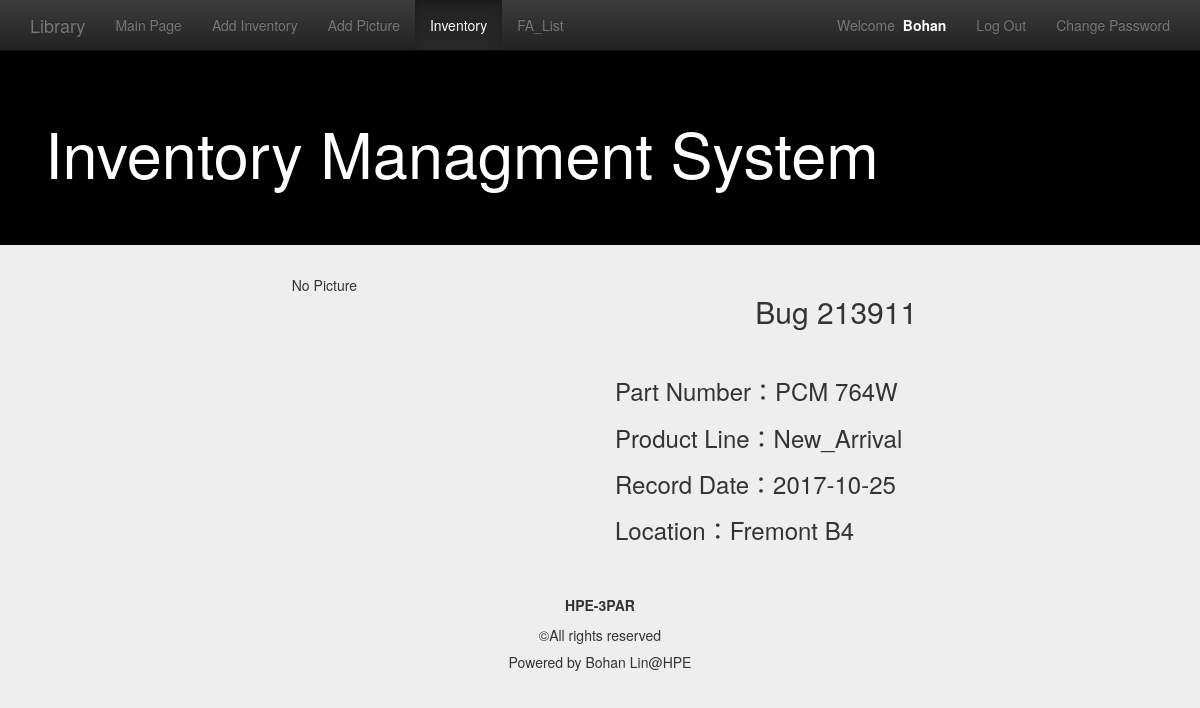
Screenshot of /view_inventory/detail/?id=1 (signed in) with the database file from the repository.
### management/models.py (models this page shows, shortened)
class MyUser(models.Model):
    user = models.OneToOneField(User)
    nickname = models.CharField(max_length=16)
    permission = models.IntegerField(default=1)

class Inventory(models.Model):
    name = models.CharField('Part_number',max_length=128)
    price = models.CharField('Location',max_length=128)
    author = models.CharField('Product_Line',max_length=128)
    publish_date = models.DateField('Record Date')
    category = models.CharField('Category',max_length=128)
    description = models.CharField('Description',max_length=256)
    class META:
        ordering = ['name']

### management/views.py (the view)
# urls.py: url(r'^view_inventory/detail/$', views.detail, name='detail'),
@user_passes_test(permission_check2)
def detail(request):
    user = request.user if request.user.is_authenticated() else None
    inventory_id = request.GET.get('id', '')
    if inventory_id == '':
        return HttpResponseRedirect(reverse('view_inventory_list'))
    try:
        inventory = Inventory.objects.get(pk=inventory_id)
    except Inventory.DoesNotExist:
        return HttpResponseRedirect(reverse('view_inventory_list'))
    content = {
        'user': user,
        'active_menu': 'view_inventory',
        'inventory': inventory,
    }
    return render(request, 'management/detail.html', content)

### management/utils.py (called while the page is built)
def permission_check2(user):
    if user.is_authenticated():
        return user.myuser.permission > 1
    else:
        return False

### templates/management/detail.html (shortened to what this page needs)
{% extends "management/base.html" %}
{% load staticfiles %}
{% block content %}
    <div class="container">
        <div class="row">
            <div class="col-md-10 col-md-offset-1">
                <div class="col-md-5">
                    {% if inventory.img_set.all %}
                        <div id="carousel-generic" class="carousel slide" data-ride="carousel">
                            <ol class="carousel-indicators">
                                {% for img in inventory.img_set.all %}
                                    <li data-target="#carousel-generic" data-slide-to="{{ forloop.counter0 }}"
                                        {% if forloop.first %}class="active"{% endif %}></li>
                                {% endfor %}
                            </ol>
                            <div class="carousel-inner" role="listbox">
                                {% for img in inventory.img_set.all %}
                                    <div {% if forloop.first %}class="item active"{% else %}class="item"{% endif %}>
                                        <img class="img-rounded" src="{% url 'media' img.img %}">
                                    </div>
                                {% endfor %}
                            </div>
                            <a class="left carousel-control" href="#carousel-generic" role="button" data-slide="prev">
                                <span class="glyphicon glyphicon-chevron-left"></span>
                            </a>
                            <a class="right carousel-control" href="#carousel-generic" role="button" data-slide="next">
                                <span class="glyphicon glyphicon-chevron-right"></span>
                            </a>
                        </div>
                    {% else %}
                        <p class="text-center">No Picture</p>
                    {% endif %}
                </div>
                <div class="col-md-6 col-md-offset-1">
                    <h2 class="text-center">{{ inventory.name }}</h2>
                    <br>
                    <h3>Part Number：{{ inventory.author }}</h3>
                    <h3>Product Line：{{ inventory.category }}</h3>
                    <h3>Record Date：{{ inventory.publish_date|date:"Y-m-d" }}</h3>
                    <h3>Location：{{ inventory.price }}</h3>
                </div>
            </div>
        </div>
    </div>
{% endblock %}

### templates/management/base.html (shortened to what this page needs)
{% load staticfiles %}
<!DOCTYPE html>
<html>
<head>
    <link rel="stylesheet" type="text/css" href="{% static 'css/bootstrap.min.css' %}">
    <link rel="stylesheet" type="text/css" href="{% static 'css/bootstrap-theme.min.css' %}">
    <link rel="stylesheet" type="text/css" href="{% static 'css/base.css' %}">
</head>
<body>
<nav class="navbar navbar-inverse navbar-fixed-top" role="navigation">
    <div class="container">
        <div class="navbar-header">
            <a href="{% url 'homepage' %}" class="navbar-brand">Library</a>
        </div>
        <div class="collapse navbar-collapse" id="navbar-collapse-basepage">
            <ul class="nav navbar-nav">
                <li id="homepage"><a href="{% url 'homepage' %}">Main Page</a></li>
                  {% if user.myuser.permission > 3 %}
                    <li id="add_inventory"><a href="{% url 'add_inventory' %}">Add Inventory</a></li>
                    <li id="add_img"><a href="{% url 'add_img' %}">Add Picture</a></li>
                {% endif %}
                {% if user.myuser.permission > 1 %}
                <li id="view_inventory"><a href="{% url 'view_inventory_list' %}">Inventory</a></li>
                {% endif %}
                <li id="view_FA"><a href="{% url 'view_FA_list' %}">FA_List</a></li>
            </ul>
            <ul class="nav navbar-nav navbar-right">
                {% if user %}
                    <li><p class="navbar-text">Welcome&nbsp;&nbsp;<span id="base_name">{{ user.myuser.nickname }}</span></p>
                    </li>
                    <li><a href="{% url 'logout' %}">Log Out</a></li>
                    <li><a href="{% url 'set_password' %}">Change Password</a></li>
                {% else %}
                    <li><a href="{% url 'signup' %}">Sign Up</a></li>
                    <li><a href="{% url 'login' %}">Log In</a></li>
                {% endif %}
            </ul>
        </div>
    </div>
</nav>
<header class="jumbotron subhead" id="header-base">
    <div class="container">
        <h1>Inventory Managment System</h1>
    </div>
</header>
{% block content %}{% endblock %}
<footer class="footer" role="contentinfo">
    <hr>
    <div class="container">
        <p class="text-center"><strong>HPE-3PAR</strong></p>
        <p class="text-center">©All rights reserved</p>
        <h5 class="text-center"> Powered by Bohan Lin@HPE</a></h5>
    </div>
</footer>
</body>
</html>

### management/static/css/base.css (style rules this page uses)
body { padding-top: 50px; background-color: #eeeeee; }
#header-base { background-color: #000; color: #fff; }
#base_name { color: #fff; font-weight: bold; }

### rows the page displays
Inventory: name "Bug 213911", author "PCM 764W", category "New_Arrival", publish_date "2017-10-25", price "Fremont B4"

### other values shown
{{ user.myuser.nickname }} "Bohan"
